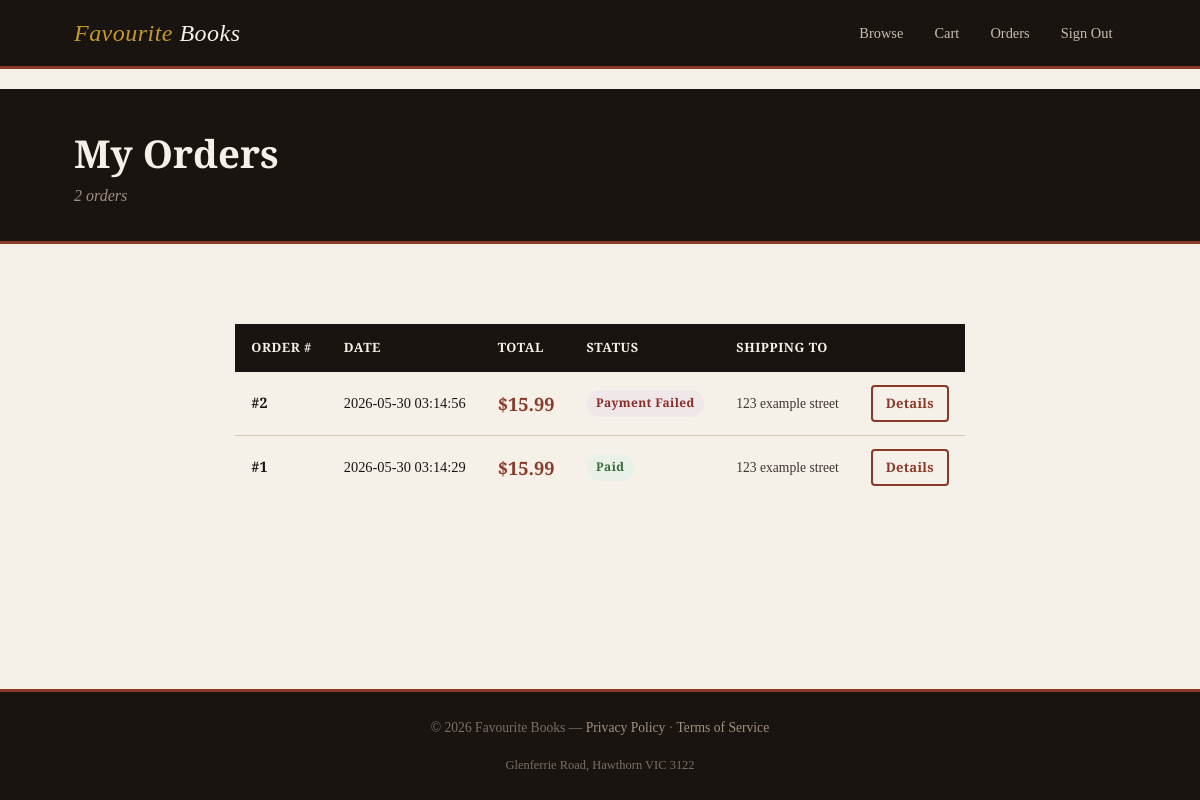
Before: /orders (signed in) with the older database file.
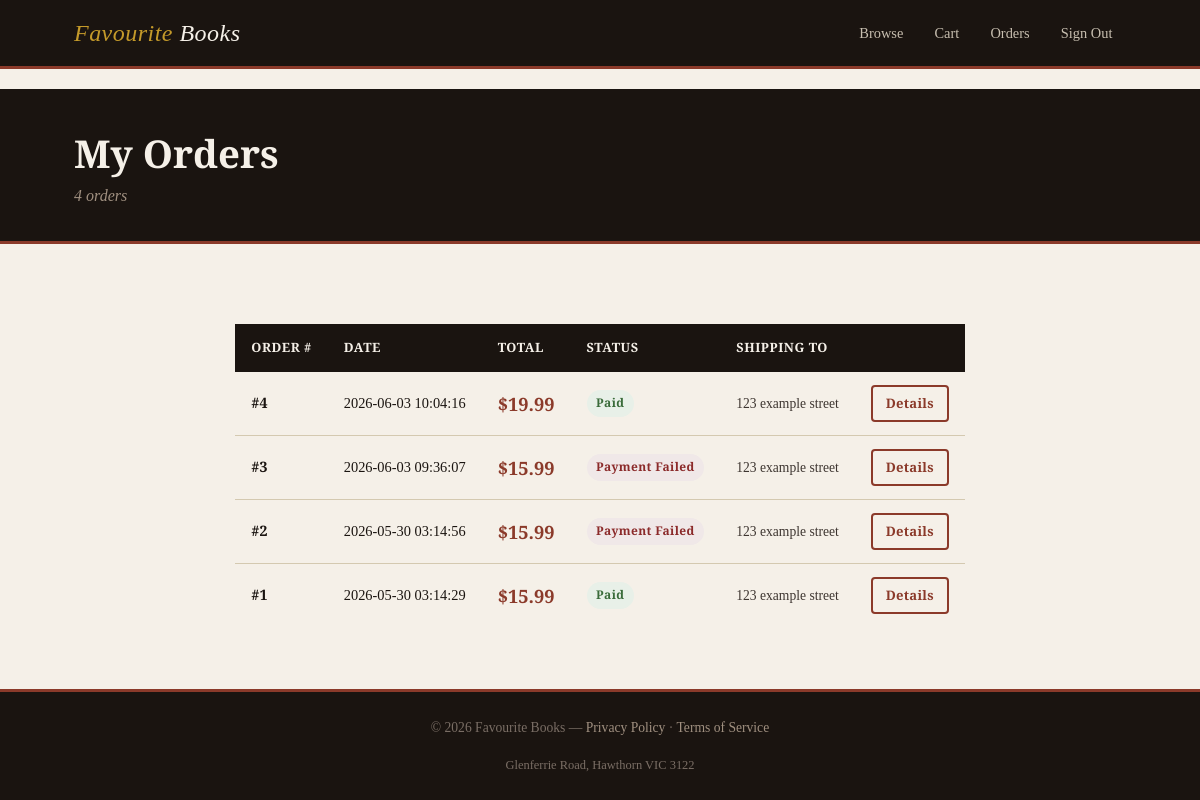
After: the same page with the newer database file.
### tables this page shows
CREATE TABLE orders (
                id INTEGER PRIMARY KEY AUTOINCREMENT,
                account_id INTEGER NOT NULL,
                total_price REAL NOT NULL,
                status TEXT NOT NULL DEFAULT 'pending',
                created_at TIMESTAMP DEFAULT CURRENT_TIMESTAMP,
                shipping_address TEXT NOT NULL,
                FOREIGN KEY (account_id) REFERENCES accounts(id)
            );

### app.py (the view)
@app.route("/orders")
@login_required
@customer_required
def my_orders():
    orders = Order.get_for_account(session["account_id"])
    return render_template("my_orders.html", orders=orders)

### app.py (called while the page is built)
def login_required(f):
    @wraps(f)
    def decorated(*args, **kwargs):
        if "account_id" not in session:
            flash("Please log in to access this page.", "warning")
            return redirect(url_for("login"))
        return f(*args, **kwargs)
    return decorated

def customer_required(f):
    @wraps(f)
    def decorated(*args, **kwargs):
        if session.get("role") != "customer":
            flash("This page is for customers only.", "warning")
            return redirect(url_for("index"))
        return f(*args, **kwargs)
    return decorated

### models/database.py (called while the page is built)
    def __new__(cls):
        if cls._instance is None:
            cls._instance = super().__new__(cls)
            cls._instance._connection = None
        return cls._instance

    def get_connection(self):
        if self._connection is None:
            self._connection = sqlite3.connect(self._db_path, check_same_thread=False)
            self._connection.row_factory = sqlite3.Row
            self._connection.execute("PRAGMA foreign_keys = ON")
        return self._connection

    def fetchall(self, query, params=()):
        conn = self.get_connection()
        cursor = conn.cursor()
        cursor.execute(query, params)
        return cursor.fetchall()

### models/order.py (called while the page is built)
    @property
    def id(self):
        return self._id

    @property
    def total_price(self):
        return self._total_price

    @property
    def status(self):
        return self._status

    @property
    def created_at(self):
        return self._created_at

    @property
    def shipping_address(self):
        return self._shipping_address

    @staticmethod
    def get_for_account(account_id):
        db = Database()
        rows = db.fetchall(
            "SELECT * FROM orders WHERE account_id = ? ORDER BY created_at DESC",
            (account_id,)
        )
        return [Order(r["id"], r["account_id"], r["total_price"],
                      r["status"], r["created_at"], r["shipping_address"]) for r in rows]

### templates/my_orders.html (shortened to what this page needs)
{% extends "base.html" %}
{% block full_width %}
<div class="page-header">
  <div class="container">
    <h1>My Orders</h1>
    <p>{{ orders|length }} order{{ 's' if orders|length != 1 }}</p>
  </div>
</div>
{% endblock %}
{% block content %}
{% if orders %}
  <div class="table-wrap">
    <table>
      <thead>
        <tr>
          <th>Order #</th>
          <th>Date</th>
          <th>Total</th>
          <th>Status</th>
          <th>Shipping To</th>
          <th></th>
        </tr>
      </thead>
      <tbody>
        {% for order in orders %}
          <tr>
            <td><strong>#{{ order.id }}</strong></td>
            <td>{{ order.created_at }}</td>
            <td class="price">${{ "%.2f"|format(order.total_price) }}</td>
            <td>
              {% if order.status == 'paid' %}
                <span class="badge badge-paid">Paid</span>
              {% elif order.status == 'payment_failed' %}
                <span class="badge badge-failed">Payment Failed</span>
              {% else %}
                <span class="badge badge-pending">{{ order.status|capitalize }}</span>
              {% endif %}
            </td>
            <td class="text-small text-muted">{{ order.shipping_address }}</td>
            <td><a href="{{ url_for('order_detail', order_id=order.id) }}" class="btn btn-outline btn-sm">Details</a></td>
          </tr>
        {% endfor %}
      </tbody>
    </table>
  </div>
{% endif %}
{% endblock %}

### templates/base.html (shortened to what this page needs)
<!DOCTYPE html>
<html lang="en">
<head>
  <link rel="stylesheet" href="{{ url_for('static', filename='css/style.css') }}">
</head>
<body>
<nav class="navbar">
  <div class="navbar-inner">
    <a href="{{ url_for('index') }}" class="navbar-brand">
      <span>Favourite</span> Books
    </a>
    <ul class="navbar-nav">
      <li><a href="{{ url_for('catalogue') }}" {% if request.endpoint == 'catalogue' %}class="active"{% endif %}>Browse</a></li>
      {% if session.get('role') == 'customer' %}
        <li><a href="{{ url_for('cart') }}" {% if request.endpoint == 'cart' %}class="active"{% endif %}>
          Cart {% if cart_count is defined and cart_count > 0 %}<span class="cart-badge">{{ cart_count }}</span>{% endif %}
        </a></li>
        <li><a href="{{ url_for('my_orders') }}">Orders</a></li>
        <li><a href="{{ url_for('logout') }}">Sign Out</a></li>
      {% elif session.get('role') == 'admin' %}
        <li><a href="{{ url_for('admin_dashboard') }}" {% if 'admin' in request.endpoint %}class="active"{% endif %}>Admin</a></li>
        <li><a href="{{ url_for('logout') }}">Sign Out</a></li>
      {% else %}
        <li><a href="{{ url_for('login') }}" {% if request.endpoint == 'login' %}class="active"{% endif %}>Sign In</a></li>
        <li><a href="{{ url_for('register') }}" {% if request.endpoint == 'register' %}class="active"{% endif %}>Register</a></li>
      {% endif %}
    </ul>
  </div>
</nav>
<div class="container" style="padding-top: 1.25rem;">
</div>
{% block full_width %}{% endblock %}
<div class="container main-content">
  {% block content %}{% endblock %}
</div>
<footer>
  <p>© 2026 Favourite Books — <a href="#">Privacy Policy</a> · <a href="#">Terms of Service</a></p>
  <p style="margin-top: 0.3rem; font-size: 0.78rem;">Glenferrie Road, Hawthorn VIC 3122</p>
</footer>
</body>
</html>

### static/css/style.css (style rules this page uses)
:root { --cream: #f5f0e8; --parchment: #ede8da; --ink: #1a1410; --ink-light: #3d3530; --rust: #8b3a2a; --rust-hover: #6e2d20; --gold: #c49a2a; --sage: #4a5e4a; --border: #d4c9b0; --shadow: rgba(26, 20, 16, 0.12); --success: #3a6b3a; --danger: #8b2a2a; --warning: #7a5c1a; --info: #2a4a6b; --radius: 4px; --transition: 0.2s ease; }
*, *::before, *::after { box-sizing: border-box; margin: 0; padding: 0; }
html { font-size: 16px; scroll-behavior: smooth; }
body { font-family: 'Source Serif 4', Georgia, serif; background-color: var(--cream); color: var(--ink); line-height: 1.7; min-height: 100vh; display: flex; flex-direction: column; }
h1, h2, h3, h4, h5 { font-family: 'Playfair Display', Georgia, serif; font-weight: 700; line-height: 1.25; color: var(--ink); }
h1 { font-size: 2.4rem; }
a { color: var(--rust); text-decoration: none; transition: color var(--transition); }
p { margin-bottom: 1rem; }
p:last-child { margin-bottom: 0; }
.container { max-width: 1100px; margin: 0 auto; padding: 0 1.5rem; }
.main-content { flex: 1; padding: 2.5rem 0; }
.navbar { background-color: var(--ink); color: var(--cream); padding: 0; border-bottom: 3px solid var(--rust); position: sticky; top: 0; z-index: 100; }
.navbar-inner { display: flex; align-items: center; justify-content: space-between; padding: 0.8rem 1.5rem; max-width: 1100px; margin: 0 auto; }
.navbar-brand { font-family: 'Playfair Display', serif; font-size: 1.5rem; font-style: italic; color: var(--cream) !important; text-decoration: none !important; letter-spacing: 0.02em; }
.navbar-brand span { color: var(--gold); }
.navbar-nav { display: flex; align-items: center; gap: 0.25rem; list-style: none; }
.navbar-nav a { color: #c8bfb0; padding: 0.45rem 0.85rem; border-radius: var(--radius); font-size: 0.9rem; font-family: 'Source Serif 4', serif; transition: all var(--transition); text-decoration: none; }
.btn { display: inline-block; padding: 0.6rem 1.4rem; border: 2px solid transparent; border-radius: var(--radius); font-family: 'Source Serif 4', serif; font-size: 0.9rem; font-weight: 600; cursor: pointer; transition: all var(--transition); text-decoration: none !important; letter-spacing: 0.02em; }
.btn-outline { background: transparent; color: var(--rust); border-color: var(--rust); }
.btn-sm { padding: 0.35rem 0.8rem; font-size: 0.82rem; }
.price { font-family: 'Playfair Display', serif; font-size: 1.15rem; color: var(--rust); font-weight: 700; }
.badge { display: inline-block; padding: 0.2rem 0.6rem; border-radius: 20px; font-size: 0.75rem; font-weight: 600; letter-spacing: 0.03em; }
.badge-paid { background: #e8f0e8; color: var(--success); }
.badge-failed { background: #f0e8e8; color: var(--danger); }
.table-wrap { overflow-x: auto; }
table { width: 100%; border-collapse: collapse; font-size: 0.9rem; }
thead { background: var(--ink); color: var(--cream); }
thead th { padding: 0.8rem 1rem; font-family: 'Source Serif 4', serif; font-weight: 600; text-align: left; letter-spacing: 0.04em; font-size: 0.8rem; text-transform: uppercase; }
tbody tr { border-bottom: 1px solid var(--border); transition: background var(--transition); }
tbody td { padding: 0.8rem 1rem; vertical-align: middle; }
tbody tr:last-child { border-bottom: none; }
.page-header { background: var(--ink); color: var(--cream); padding: 2.5rem 0 2rem; margin-bottom: 2.5rem; border-bottom: 3px solid var(--rust); }
.page-header h1 { color: var(--cream); margin-bottom: 0.3rem; }
.page-header p { color: #a09080; margin: 0; font-style: italic; }
footer { background: var(--ink); color: #7a6e65; text-align: center; padding: 1.5rem; font-size: 0.85rem; border-top: 3px solid var(--rust); }
footer a { color: #a09080; }
.text-muted { color: var(--ink-light); }
.text-small { font-size: 0.85rem; }

Changed rows visible on the page:
added orders: id "4", created_at "2026-06-03 10:04:16", total_price "19.99", status "Paid", shipping_address "123 example street"
added orders: id "3", created_at "2026-06-03 09:36:07", total_price "15.99", status "Payment Failed", shipping_address "123 example street"
Other visible differences:
{{ orders|length }}: "2" → "4"
